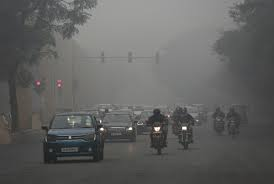
#> input picture test_images/1.jpg, 274 x 184 px
$ python -i image_dehazer.py   (imports and definitions only)
#> lines starting #> are read from the running program, lines starting #| are printed output that depends on the picture
#> further down, picture is the input picture: shape (184, 274, 3); mean B, G, R 95.9, 97.2, 97
import cv2
import numpy as np
import copy


class ImageDehazer():
    def __init__(self, airlightEstimation_windowSze=15, boundaryConstraint_windowSze=3, C0=20, C1=300,regularize_lambda=0.1, sigma=0.5, delta=0.85, showHazeTransmissionMap=False):
        self.airlightEstimation_windowSze = airlightEstimation_windowSze
        self.boundaryConstraint_windowSze = boundaryConstraint_windowSze
        self.C0 = C0
        self.C1 = C1
        self.regularize_lambda = regularize_lambda
        self.sigma = sigma
        self.delta = delta
        self.showHazeTransmissionMap = showHazeTransmissionMap
        self._A = []
        self._transmission = []
        self._WFun = []

    def __AirlightEstimation(self, HazeImg):
        if (len(HazeImg.shape) == 3):
            for ch in range(len(HazeImg.shape)):
                kernel = np.ones((self.airlightEstimation_windowSze, self.airlightEstimation_windowSze), np.uint8)
                minImg = cv2.erode(HazeImg[:, :, ch], kernel)
                self._A.append(int(minImg.max()))
#> this loop made 3 passes
#> pass 1, in __AirlightEstimation, `minImg = cv2.erode(HazeImg[:, :, ch], kernel)`:
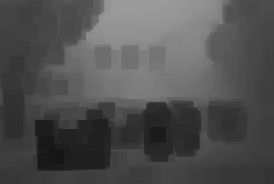
#> minImg: shape (184, 274); min 22, max 156, mean 80.1
#> after the loop, self._A = [156, 158, 158]
        else:
            kernel = np.ones((self.airlightEstimation_windowSze, self.airlightEstimation_windowSze), np.uint8)
            minImg = cv2.erode(HazeImg, kernel)
            self._A.append(int(minImg.max()))

    def __BoundCon(self, HazeImg):
        if (len(HazeImg.shape) == 3):

            t_b = np.maximum((self._A[0] - HazeImg[:, :, 0].astype(float)) / (self._A[0] - self.C0),(HazeImg[:, :, 0].astype(float) - self._A[0]) / (self.C1 - self._A[0]))
            t_g = np.maximum((self._A[1] - HazeImg[:, :, 1].astype(float)) / (self._A[1] - self.C0),(HazeImg[:, :, 1].astype(float) - self._A[1]) / (self.C1 - self._A[1]))
            t_r = np.maximum((self._A[2] - HazeImg[:, :, 2].astype(float)) / (self._A[2] - self.C0),(HazeImg[:, :, 2].astype(float) - self._A[2]) / (self.C1 - self._A[2]))
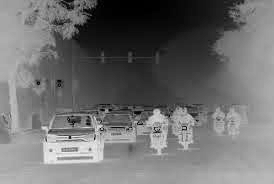
#> t_r: shape (184, 274) float64; min 0, max 1.02, mean 0.443; drawn with min black and max white

            MaxVal = np.maximum(t_b, t_g, t_r)
            self._Transmission = np.minimum(MaxVal, 1)
        else:
            self._Transmission = np.maximum((self._A[0] - HazeImg.astype(float)) / (self._A[0] - self.C0),
                                            (HazeImg.astype(float) - self._A[0]) / (self.C1 - self._A[0]))
            self._Transmission = np.minimum(self._Transmission, 1)

        kernel = np.ones((self.boundaryConstraint_windowSze, self.boundaryConstraint_windowSze), float)
        self._Transmission = cv2.morphologyEx(self._Transmission, cv2.MORPH_CLOSE, kernel=kernel)

    def __LoadFilterBank(self):
        KirschFilters = []
        KirschFilters.append(np.array([[-3, -3, -3], [-3, 0, 5], [-3, 5, 5]]))
        KirschFilters.append(np.array([[-3, -3, -3], [-3, 0, -3], [5, 5, 5]]))
        KirschFilters.append(np.array([[-3, -3, -3], [5, 0, -3], [5, 5, -3]]))
        KirschFilters.append(np.array([[5, -3, -3], [5, 0, -3], [5, -3, -3]]))
        KirschFilters.append(np.array([[5, 5, -3], [5, 0, -3], [-3, -3, -3]]))
        KirschFilters.append(np.array([[5, 5, 5], [-3, 0, -3], [-3, -3, -3]]))
        KirschFilters.append(np.array([[-3, 5, 5], [-3, 0, 5], [-3, -3, -3]]))
        KirschFilters.append(np.array([[-3, -3, 5], [-3, 0, 5], [-3, -3, 5]]))
        KirschFilters.append(np.array([[-1, -1, -1], [-1, 8, -1], [-1, -1, -1]]))
        return (KirschFilters)

    def __CalculateWeightingFunction(self, HazeImg, Filter):

        # Computing the weight function

        HazeImageDouble = HazeImg.astype(float) / 255.0
        if (len(HazeImg.shape) == 3):
            Red = HazeImageDouble[:, :, 2]
            d_r = self.__circularConvFilt(Red, Filter)

            Green = HazeImageDouble[:, :, 1]
            d_g = self.__circularConvFilt(Green, Filter)

            Blue = HazeImageDouble[:, :, 0]
            d_b = self.__circularConvFilt(Blue, Filter)

            return (np.exp(-((d_r ** 2) + (d_g ** 2) + (d_b ** 2)) / (2 * self.sigma * self.sigma)))
        else:
            d = self.__circularConvFilt(HazeImageDouble, Filter)
            return (np.exp(-((d ** 2) + (d ** 2) + (d ** 2)) / (2 * self.sigma * self.sigma)))

    def __circularConvFilt(self, Img, Filter):
        FilterHeight, FilterWidth = Filter.shape
        assert (FilterHeight == FilterWidth), 'Filter must be square in shape --> Height must be same as width'
        assert (FilterHeight % 2 == 1), 'Filter dimension must be a odd number.'

        filterHalsSize = int((FilterHeight - 1) / 2)
        rows, cols = Img.shape
        PaddedImg = cv2.copyMakeBorder(Img, filterHalsSize, filterHalsSize, filterHalsSize, filterHalsSize,borderType=cv2.BORDER_WRAP)
        FilteredImg = cv2.filter2D(PaddedImg, -1, Filter)
        Result = FilteredImg[filterHalsSize:rows + filterHalsSize, filterHalsSize:cols + filterHalsSize]
        return (Result)

    def __CalTransmission(self, HazeImg):
        rows, cols = self._Transmission.shape
#> rows = 184; cols = 274

        KirschFilters = self.__LoadFilterBank()

        # Normalize the filters
        for idx, currentFilter in enumerate(KirschFilters):
            KirschFilters[idx] = KirschFilters[idx] / np.linalg.norm(currentFilter)

        # Calculate Weighting function --> [rows, cols. numFilters] --> One Weighting function for every filter
        WFun = []
        for idx, currentFilter in enumerate(KirschFilters):
            WFun.append(self.__CalculateWeightingFunction(HazeImg, currentFilter))
#> this loop made 9 passes
#> pass 1, in __circularConvFilt, `FilteredImg = cv2.filter2D(PaddedImg, -1, Filter)`:
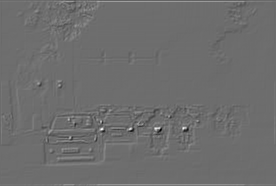
#> FilteredImg: shape (186, 276) float64; min -0.672, max 0.886, mean 6.53e-17; drawn with min black and max white
#> after the loop, WFun = 9 items

        # Precompute the constants that are later needed in the optimization step
        tF = np.fft.fft2(self._Transmission)
        DS = 0

        for i in range(len(KirschFilters)):
            D = self.__psf2otf(KirschFilters[i], (rows, cols))
            # D = psf2otf(KirschFilters[i], (rows, cols))
            DS = DS + (abs(D) ** 2)
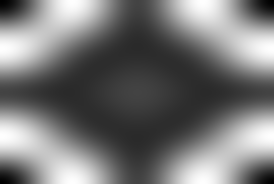
#> DS: shape (184, 274) float64; min 7.07e-31, max 19.53, mean 9; drawn with min black and max white

        # Cyclic loop for refining t and u
        beta = 1
        beta_max = 2 ** 4
        beta_rate = 2 * np.sqrt(2)

        while (beta < beta_max):
            gamma = self.regularize_lambda / beta

            # Fixing t first and solving for u
            DU = 0
            for i in range(len(KirschFilters)):
                dt = self.__circularConvFilt(self._Transmission, KirschFilters[i])
                u = np.maximum((abs(dt) - (WFun[i] / (len(KirschFilters) * beta))), 0) * np.sign(dt)
                DU = DU + np.fft.fft2(self.__circularConvFilt(u, cv2.flip(KirschFilters[i], -1)))

            # Fixing u and solving t

            self._Transmission = np.abs(np.fft.ifft2((gamma * tF + DU) / (gamma + DS)))
            beta = beta * beta_rate
#> this loop made 3 passes
#> gamma on passes 1 to 3: 0.1, 0.0354, 0.0125
#> pass 1, in __circularConvFilt (call 29), `PaddedImg = cv2.copyMakeBorder(Img, filterHalsSize, filterHalsSize, fi..`:
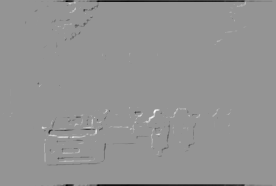
#> PaddedImg: shape (186, 276) float64; min -0.539, max 0.383, mean -0.00478; drawn with min black and max white
#> after the loop:
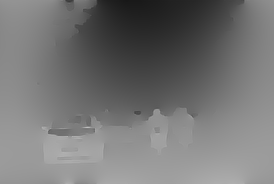
#> self._Transmission: shape (184, 274) float64; min 0.0974, max 0.75, mean 0.459
#> after the loop, beta = 22.63

        if (self.showHazeTransmissionMap):
            cv2.imshow("Haze Transmission Map", self._Transmission)
            cv2.waitKey(1)

    def __removeHaze(self, HazeImg):
        epsilon = 0.0001
        Transmission = pow(np.maximum(abs(self._Transmission), epsilon), self.delta)

        HazeCorrectedImage = copy.deepcopy(HazeImg)
        if (len(HazeImg.shape) == 3):
            for ch in range(len(HazeImg.shape)):
                temp = ((HazeImg[:, :, ch].astype(float) - self._A[ch]) / Transmission) + self._A[ch]
                temp = np.maximum(np.minimum(temp, 255), 0)
                HazeCorrectedImage[:, :, ch] = temp
#> this loop made 3 passes
#> pass 1, in __removeHaze, `temp = np.maximum(np.minimum(temp, 255), 0)`:
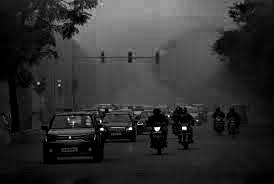
#> temp: shape (184, 274) float64; min 0, max 255, mean 48.9
        else:
            temp = ((HazeImg.astype(float) - self._A[0]) / Transmission) + self._A[0]
            temp = np.maximum(np.minimum(temp, 255), 0)
            HazeCorrectedImage = temp
        return (HazeCorrectedImage)

    def __psf2otf(self, psf, shape):
        if np.all(psf == 0):
            return np.zeros_like(psf)

        inshape = psf.shape
        # Pad the PSF to outsize
        psf = self.__zero_pad(psf, shape, position='corner')

        # Circularly shift OTF so that the 'center' of the PSF is
        # [0,0] element of the array
        for axis, axis_size in enumerate(inshape):
            psf = np.roll(psf, -int(axis_size / 2), axis=axis)

        # Compute the OTF
        otf = np.fft.fft2(psf)

        # Estimate the rough number of operations involved in the FFT
        # and discard the PSF imaginary part if within roundoff error
        # roundoff error  = machine epsilon = sys.float_info.epsilon
        # or np.finfo().eps
        n_ops = np.sum(psf.size * np.log2(psf.shape))
        otf = np.real_if_close(otf, tol=n_ops)

        return otf

    def __zero_pad(self, image, shape, position='corner'):
        shape = np.asarray(shape, dtype=int)
        imshape = np.asarray(image.shape, dtype=int)

        if np.all(imshape == shape):
            return image

        if np.any(shape <= 0):
            raise ValueError("ZERO_PAD: null or negative shape given")

        dshape = shape - imshape
        if np.any(dshape < 0):
            raise ValueError("ZERO_PAD: target size smaller than source one")

        pad_img = np.zeros(shape, dtype=image.dtype)

        idx, idy = np.indices(imshape)

        if position == 'center':
            if np.any(dshape % 2 != 0):
                raise ValueError("ZERO_PAD: source and target shapes ""have different parity.")
            offx, offy = dshape // 2
        else:
            offx, offy = (0, 0)

        pad_img[idx + offx, idy + offy] = image

        return pad_img

    def remove_haze(self, HazeImg):
        self.__AirlightEstimation(HazeImg)
        self.__BoundCon(HazeImg)
        self.__CalTransmission(HazeImg)
        haze_corrected_img = self.__removeHaze(HazeImg)
        HazeTransmissionMap = self._Transmission
        return (haze_corrected_img, HazeTransmissionMap)


def remove_haze(HazeImg, airlightEstimation_windowSze=15, boundaryConstraint_windowSze=3, C0=20, C1=300,
                regularize_lambda=0.1, sigma=0.5, delta=0.85, showHazeTransmissionMap=False):
    Dehazer = ImageDehazer(airlightEstimation_windowSze=airlightEstimation_windowSze,
                            boundaryConstraint_windowSze=boundaryConstraint_windowSze, C0=C0, C1=C1,
                            regularize_lambda=regularize_lambda, sigma=sigma, delta=delta,
                            showHazeTransmissionMap=showHazeTransmissionMap)
    HazeCorrectedImg, HazeTransmissionMap = Dehazer.remove_haze(HazeImg)
    return (HazeCorrectedImg, HazeTransmissionMap)

>>> import cv2
>>> picture = cv2.imread('../test_images/1.jpg')
>>> result = ImageDehazer().remove_haze(picture)

$ run again, on test_images/2.jpeg
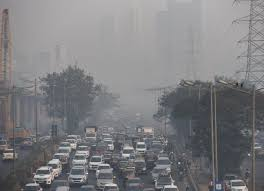
#> input picture test_images/2.jpeg, 264 x 191 px
#> picture is the input picture: shape (191, 264, 3); mean B, G, R 127.9, 125.3, 125.2
#> after the loop in __AirlightEstimation, `for ch in range(len(HazeImg.shape)):`: self._A = [177, 175, 177]
#> after the loop in __CalTransmission, `for idx, currentFilter in enumerate(KirschFilters):`: WFun = 9 items
#> the loop in __CalTransmission, `while (beta < beta_max):` made 3 passes
#> gamma on passes 1 to 3: 0.1, 0.0354, 0.0125
#> after the loop in __CalTransmission, `while (beta < beta_max):`:
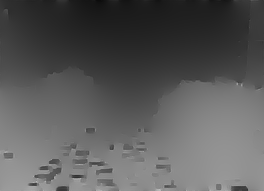
#> self._Transmission: shape (191, 264) float64; min 0.0473, max 0.742, mean 0.353
#> after the loop in __CalTransmission, `while (beta < beta_max):`: beta = 22.63
#> after the loop in __removeHaze, `for ch in range(len(HazeImg.shape)):`:
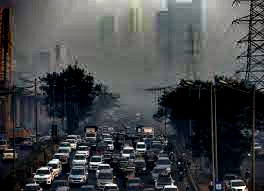
#> HazeCorrectedImage: shape (191, 264, 3); mean B, G, R 71.5, 69.9, 67.7

$ run again, on test_images/4.jpeg
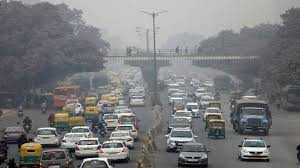
#> input picture test_images/4.jpeg, 300 x 168 px
#> picture is the input picture: shape (168, 300, 3); mean B, G, R 123.1, 121.8, 120.8
#> after the loop in __AirlightEstimation, `for ch in range(len(HazeImg.shape)):`: self._A = [199, 200, 198]
#> after the loop in __CalTransmission, `for idx, currentFilter in enumerate(KirschFilters):`: WFun = 9 items
#> the loop in __CalTransmission, `while (beta < beta_max):` made 3 passes
#> gamma on passes 1 to 3: 0.1, 0.0354, 0.0125
#> after the loop in __CalTransmission, `while (beta < beta_max):`:
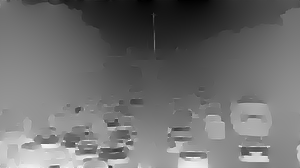
#> self._Transmission: shape (168, 300) float64; min 0.0515, max 1.04, mean 0.482; drawn with min black and max white
#> after the loop in __CalTransmission, `while (beta < beta_max):`: beta = 22.63
#> after the loop in __removeHaze, `for ch in range(len(HazeImg.shape)):`:
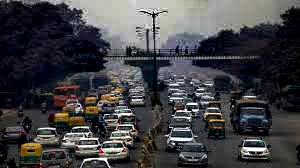
#> HazeCorrectedImage: shape (168, 300, 3); mean B, G, R 68.4, 65.4, 65.2
